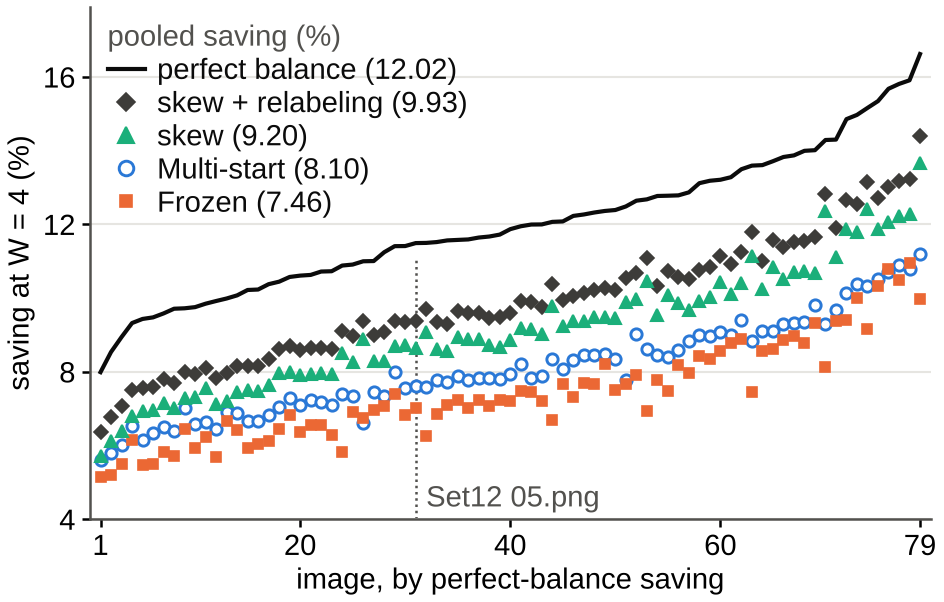

Write Python code to recreate this figure.
"""Fig. 3: per-image W = 4 saving of the board network's layouts, against the perfect-balance bound.

    python bankperm/figures/fig3_per_image.py  # writes bankperm/figures/fig3_per_image.{png,pdf}

B-32 ReLU + QAT s1 (dn_d10_c32_us_fx_qat), W = 4 count of conv1-conv10 (sparse
mode, fill and drain left out), sigma 25, test_noise seed 0, the 79 images of
Set12 + BSD68 other than Set12 01.png. Per image, 100 * (original - layout) /
original for:
  - perfect balance, m = ceil(nnz/4) in every window (bankperm/baselines.json
    per_image 'perfect_balance'): no assignment of a window's taps to the banks
    counts less;
  - skew + relabeling, PROTOCOL_2's L3 (bankperm/results_2.json per_image_totals,
    entry 3: perms_2.json's classes fitted under the skewed rule on Set12 01.png);
  - the data-free skew, bank (p + s) % 4 (bankperm/skew_count.json,
    conventional against skewed 'w4');
  - Multi-start and Frozen, the two fitted relabelings run on the board
    (bankperm/b32_testsets.json, counts of the exported networks). Set12 02 and
    03 are in Multi-start's calibration set (Cal-3), Set12 01 (left out) is
    Frozen's and L3's.
Images are sorted by the bound's saving; Set12 05.png, the board image, is
marked. Before plotting: the original (conventional) totals of b32_testsets.json,
baselines.json, skew_count.json and results_2.json (L0) agree on every image;
results_2.json's L1, L2 and L1_multistart equal Frozen (b32_testsets.json and
baselines.json), the skew (skew_count.json) and Multi-start on every image; and
each layout's pooled saving, recomputed from the per-image counts, equals its
file's summary. Drawn at 8.0 cm, the width the build places it at (build_docx
--col-fig-cm 8), so the 7 pt text is 7 pt in print. Colours and markers match
Fig. 2; the shapes keep the five series apart in a grayscale print.
"""
import json
from pathlib import Path

import matplotlib
matplotlib.use('Agg')
import matplotlib.pyplot as plt
import numpy as np
from matplotlib import font_manager
from matplotlib.lines import Line2D

HERE = Path(__file__).resolve().parent
BANKPERM = HERE.parent

BLUE, ORANGE, AQUA, INK, MUTED = '#2a78d6', '#eb6834', '#1baf7a', '#0b0b0b', '#52514e'
DARK = '#3d3c39'                     # skew + relabeling, as in Fig. 2
GRID = '#e6e5e1'
CAL = ('Set12', '01.png')
BOARD = ('Set12', '05.png')
NEXT_BOARD = (('Set12', '06.png'), ('Set12', '07.png'), ('Set12', '08.png'))   # PROTOCOL_2 board images
NETWORK = 'B-32 ReLU + QAT s1'


def setup_fonts():
    for f in ('Liberation Sans', 'Arial', 'DejaVu Sans'):
        if any(f == x.name for x in font_manager.fontManager.ttflist):
            plt.rcParams['font.family'] = f
            break
    plt.rcParams.update({'font.size': 7, 'axes.labelsize': 7, 'xtick.labelsize': 7, 'ytick.labelsize': 7,
                         'legend.fontsize': 7, 'axes.edgecolor': MUTED, 'axes.linewidth': 0.6,
                         'xtick.major.width': 0.6, 'ytick.major.width': 0.6, 'pdf.fonttype': 42, 'ps.fonttype': 42})


def load():
    """{(set, image): {'original', 'bound', 'combo', 'skew', 'multistart', 'frozen'}} W = 4 counts, checked."""
    base = json.loads((BANKPERM/'baselines.json').read_text())
    skew = json.loads((BANKPERM/'skew_count.json').read_text())
    tests = json.loads((BANKPERM/'b32_testsets.json').read_text())
    r2 = json.loads((BANKPERM/'results_2.json').read_text())
    model = 'dn_d10_c32_us_fx_qat'
    sk = skew['networks'][NETWORK]
    net2 = r2['networks'][NETWORK]
    assert base['model'] == sk['model'] == tests['model'] == skew['board_network']['model'] == net2['model'] == model
    assert net2['layouts'] == ['L0', 'L1', 'L2', 'L3', 'L1_multistart']
    assert r2['layout_order_in_lists'].startswith('per_image_totals[image][wN] = [L0, L1, L2, L3] (+ L1_multistart')
    rows, bad = {}, []
    for r in tests['images']:
        key = (r['set'], r['image'])
        b = base['per_image'][f'{key[0]}/{key[1]}']
        s = sk['images'][f'{key[0]} {key[1]}']
        l0, l1, l2, l3, l1ms = net2['per_image_totals'][f'{key[0]}/{key[1]}']['w4']
        o = {r['w4']['original'], b['original'], s['conventional']['w4'], l0}
        if len(o) != 1:
            bad.append((key, 'original', r['w4']['original'], b['original'], s['conventional']['w4'], l0))
        if b['frozen_published'] != r['w4']['frozen'] or b['multistart_published'] != r['w4']['multistart']:
            bad.append((key, 'published layouts differ between baselines.json and b32_testsets.json'))
        if (l1, l2, l1ms) != (r['w4']['frozen'], s['skewed']['w4'], r['w4']['multistart']):
            bad.append((key, 'results_2.json L1 / L2 / L1_multistart differ from Frozen / skew / Multi-start'))
        rows[key] = dict(original=r['w4']['original'], bound=b['perfect_balance'], combo=l3, skew=s['skewed']['w4'],
                         multistart=r['w4']['multistart'], frozen=r['w4']['frozen'])
    assert len(rows) == 80 and set(f'{a}/{b}' for a, b in rows) == set(base['per_image']) \
        and set(f'{a} {b}' for a, b in rows) == set(sk['images']) \
        and set(f'{a}/{b}' for a, b in rows) == set(net2['per_image_totals'])
    n_bad = {t: len([x for x in bad if x[1] == t]) for t in ('original',)}
    print(f'check: original W = 4 totals of b32_testsets.json, baselines.json, skew_count.json (conventional) '
          f'and results_2.json (L0) agree on {80 - n_bad["original"]}/80 images; Frozen and Multi-start of '
          f'baselines.json equal b32_testsets.json, and results_2.json L1 / L2 / L1_multistart equal Frozen / '
          f'skew / Multi-start, on {80 - len(bad) + n_bad["original"]}/80')
    if bad:
        for x in bad:
            print('  MISMATCH', x)
        raise SystemExit('data check failed')
    rows.pop(CAL)
    s79 = net2['summary_79']['w4']
    summaries = {'bound': (base['summary']['79']['perfect_balance']['pooled_pct'], 1e-3),
                 'combo': (s79['L3']['pooled_pct'], 1e-9),
                 'skew': (skew['board_network']['saving_percent_79_images_other_than_01']['w4']['pooled'], 1e-9),
                 'multistart': (tests['summaries']['79 without 01.png']['multistart']['w4']['pooled'], 1e-3),
                 'frozen': (tests['summaries']['79 without 01.png']['frozen']['w4']['pooled'], 1e-3)}
    cross = {'skew': s79['L2']['pooled_pct'], 'multistart': s79['L1_multistart']['pooled_pct'],
             'frozen': s79['L1']['pooled_pct']}
    intervals = {'combo': s79['L3']['bootstrap_95_pct'], 'skew': s79['L2']['bootstrap_95_pct'],
                 'multistart': s79['L1_multistart']['bootstrap_95_pct'], 'frozen': s79['L1']['bootstrap_95_pct']}
    st2 = json.loads((BANKPERM/'stats_2.json').read_text())
    assert st2['model'] == model and st2['checks']['all_ok']
    lay79 = st2['sets']['79']['layouts']
    intervals['bound'] = lay79['perfect_balance']['ci95_pct']
    for n, k in (('frozen', 'frozen'), ('multistart', 'multistart'), ('skew', 'skew')):   # the two files agree
        assert all(abs(a - b) < 1e-3 for a, b in zip(intervals[n], lay79[k]['ci95_pct'])), (n, intervals[n])
    return rows, summaries, cross, intervals


def main():
    setup_fonts()
    rows, summaries, cross, intervals = load()
    keys = list(rows)
    orig = np.array([rows[k]['original'] for k in keys], float)
    series = {}
    for name in ('bound', 'combo', 'skew', 'multistart', 'frozen'):
        v = np.array([rows[k][name] for k in keys], float)
        pooled = 100*(orig.sum() - v.sum())/orig.sum()
        ref, tol = summaries[name]
        assert abs(pooled - ref) < tol, (name, pooled, ref)
        if name in cross:
            assert abs(pooled - cross[name]) < 1e-9, (name, pooled, cross[name])
        series[name] = (100*(orig - v)/orig, pooled)
    sav = {n: s for n, (s, _) in series.items()}
    order = np.argsort(sav['bound'], kind='stable')
    rank = np.arange(1, len(keys) + 1)
    sorted_keys = [keys[i] for i in order]
    board = sorted_keys.index(BOARD)                          # 0-based position of 05.png in the sorted order
    for n, (s, pooled) in series.items():
        lo, hi = intervals[n]
        print(f'{n:<11} pooled {pooled:6.2f}% [{lo:5.2f}, {hi:5.2f}]  per image {s.min():5.2f}..{s.max():5.2f}%  '
              f'median {np.median(s):5.2f}%  05.png {s[keys.index(BOARD)]:5.2f}%  '
              f'share of bound {100*pooled/series["bound"][1]:5.1f}%')
    out77 = np.array([k not in (('Set12', '02.png'), ('Set12', '03.png')) for k in keys])
    below = np.all([sav[n] <= sav['bound'] for n in ('combo', 'skew', 'multistart', 'frozen')], axis=0)
    gt = lambda a, b: int((sav[a] > sav[b]).sum())                       # noqa: E731
    print(f'skew + relabeling > skew on {gt("combo", "skew")}/79 images, > Multi-start on '
          f'{gt("combo", "multistart")}/79, > Frozen on {gt("combo", "frozen")}/79; '
          f'per image L3 - L2 {np.min(sav["combo"] - sav["skew"]):.2f}..{np.max(sav["combo"] - sav["skew"]):.2f} points')
    print(f'skew > Multi-start on {gt("skew", "multistart")}/79 images '
          f'({int((sav["skew"] > sav["multistart"])[out77].sum())}/77 without Set12 02-03), '
          f'skew > Frozen on {gt("skew", "frozen")}/79; '
          f'all four layouts at or below the bound on {int(below.sum())}/79')
    m77 = {n: 100*(orig[out77].sum() - np.array([rows[k][n] for k in keys], float)[out77].sum())/orig[out77].sum()
           for n in ('combo', 'skew', 'multistart', 'frozen')}
    print('pooled on the 77 without Set12 02-03: ' + ', '.join(f'{n} {v:.2f}%' for n, v in m77.items()))
    print(f'Set12 05.png: rank {board + 1} of 79 by the bound; '
          + ', '.join(f'{k[1]}: rank {sorted_keys.index(k) + 1}' for k in NEXT_BOARD))

    fig, ax = plt.subplots(figsize=(8.0/2.54, 5.1/2.54), dpi=300)   # 4-page limit (5.5 before the board results)
    ax.vlines(board + 1, 4, 11.1, color=MUTED, lw=0.6, ls=(0, (1, 1.5)), zorder=1)   # stops below the bound
    ax.annotate('Set12 05.png', (board + 1, 4.55), xytext=(2.5, 0), textcoords='offset points', ha='left',
                va='center', fontsize=7, color=MUTED)
    ax.plot(rank, sav['bound'][order], color=INK, lw=1.0, zorder=3)
    style = {'combo': dict(marker='D', ms=2.3, mfc=DARK, mec=DARK, mew=0.4),
             'skew': dict(marker='^', ms=2.9, mfc=AQUA, mec=AQUA, mew=0.5),
             'multistart': dict(marker='o', ms=2.7, mfc='white', mec=BLUE, mew=0.7),
             'frozen': dict(marker='s', ms=2.3, mfc=ORANGE, mec=ORANGE, mew=0.4)}
    for n, st in style.items():
        ax.plot(rank, sav[n][order], ls='', zorder=4 if n in ('combo', 'skew') else 3, **st)
    ax.set_xlim(0, 80)
    ax.set_xticks([1, 20, 40, 60, 79])
    ax.set_ylim(4, 17.9)
    ax.set_yticks([4, 8, 12, 16])
    ax.set_xlabel('image, by perfect-balance saving', labelpad=1.5)
    ax.set_ylabel('saving at W = 4 (%)', labelpad=2)
    ax.tick_params(length=2, pad=1.5)
    ax.grid(True, axis='y', color=GRID, lw=0.5, zorder=0)
    for sp in ('top', 'right'):
        ax.spines[sp].set_visible(False)
    lab = {'bound': 'perfect balance', 'combo': 'skew + relabeling', 'skew': 'skew', 'multistart': 'Multi-start',
           'frozen': 'Frozen'}
    handles = [Line2D([], [], color=INK, lw=1.0, label=f'{lab["bound"]} ({series["bound"][1]:.2f})')]
    handles += [Line2D([], [], ls='', label=f'{lab[n]} ({series[n][1]:.2f})', **dict(st, ms=st['ms'] + 0.8))
                for n, st in style.items()]
    leg = ax.legend(handles=handles, loc='upper left', frameon=False, handlelength=1.3, handletextpad=0.4,
                    borderaxespad=0.2, labelspacing=0.2, title='pooled saving (%)', title_fontsize=7,
                    alignment='left')
    leg.get_title().set_color(MUTED)
    for t in leg.get_texts():
        t.set_color(INK)
    fig.tight_layout(pad=0.25)
    out = HERE/'fig3_per_image'
    fig.savefig(out.with_suffix('.png'), dpi=300)
    fig.savefig(out.with_suffix('.pdf'))
    print('wrote', out.with_suffix('.png'), out.with_suffix('.pdf'))


if __name__ == '__main__':
    main()
